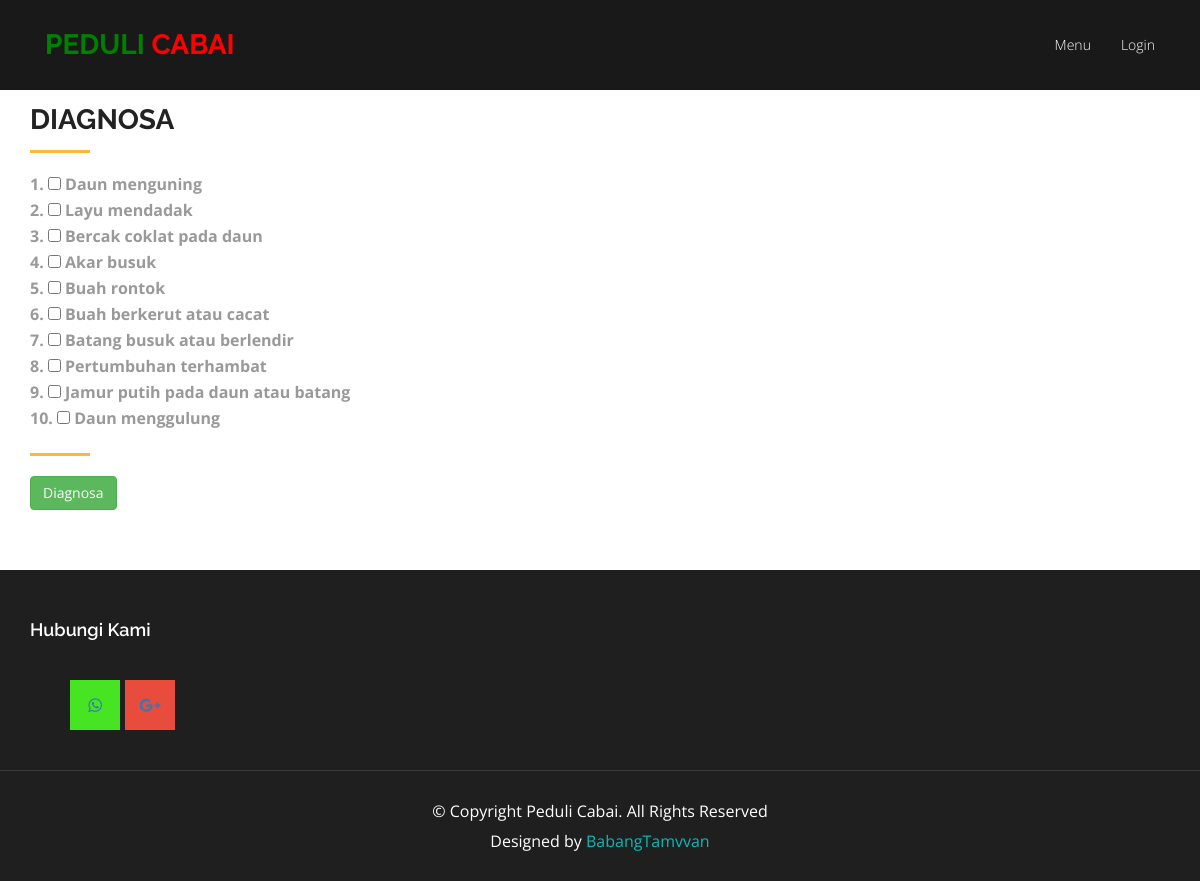
/diagnosa.php, run on the app's committed database.
### tables this page shows
CREATE TABLE IF NOT EXISTS `gejala` (
  `id_gejala` int NOT NULL AUTO_INCREMENT,
  `kode_gejala` varchar(30) DEFAULT NULL,
  `nama_gejala` varchar(200) DEFAULT NULL,
  `belief` float DEFAULT NULL,
  PRIMARY KEY (`id_gejala`)
);

### diagnosa.php (the view)
<?php include("partial/header.php");
$gejala = $koneksi->query('SELECT * FROM gejala')->fetchAll(PDO::FETCH_OBJ);
?>
  <section id="service" class="section-padding">
  <?php include("partial/navUser.php");?>
    <div class="container" style="margin-top: 50px;">
      <div class="row">
        <div class="col-md-12 col-sm-12">
          <h2 class="ser-title">Diagnosa</h2>
          <hr class="botm-line">
          <form action="hasil.php" class="" method="POST">
            <div class="">
              <?php $i=1; foreach($gejala as $g): ?>
                <div class="">
                  <label><?= $i++ ?>. </label>
                  <input class="" type="checkbox" name="gejala[]" value="<?= $g->kode_gejala ?>" id="checkbox<?= $g->kode_gejala ?>">
                  <label class="" for="checkbox<?= $g->kode_gejala ?>">
                    <?= $g->nama_gejala ?>
                  </label>
                </div>
              <?php endforeach; ?>
            </div>
            <div class="">
              <hr class="botm-line">
              <button type="submit" name="submit" class="btn btn-success">Diagnosa</button>
            </div>
          </form>
        </div>
      </div>
    </div>
  </section>
<?php include("partial/footer.php");?>

### css/style.css (style rules this page uses)
body { font-family: "Open Sans", sans-serif; line-height: 20px; color: #999999; font-size: 300; font-size: 16px; }
h1, h2, h3, h4, h5, h6 { font-family: 'Raleway', sans-serif; font-weight: 600; color: #222222; }
.section-padding { padding: 60px 0px; }
h2 { line-height: 20px; margin: 0; font-size: 28px; font-weight: 700; text-transform: uppercase; }
hr.botm-line { height: 3px; width: 60px; background: #ffb737; position: relative; border: 0; margin: 20px 0 20px 0; }

### data on the page
gejala: nama_gejala "Daun menguning"
gejala: nama_gejala "Layu mendadak"
gejala: nama_gejala "Bercak coklat pada daun"
gejala: nama_gejala "Akar busuk"
gejala: nama_gejala "Buah rontok"
gejala: nama_gejala "Buah berkerut atau cacat"
gejala: nama_gejala "Batang busuk atau berlendir"
gejala: nama_gejala "Pertumbuhan terhambat"
gejala: nama_gejala "Jamur putih pada daun atau batang"
gejala: nama_gejala "Daun menggulung"
